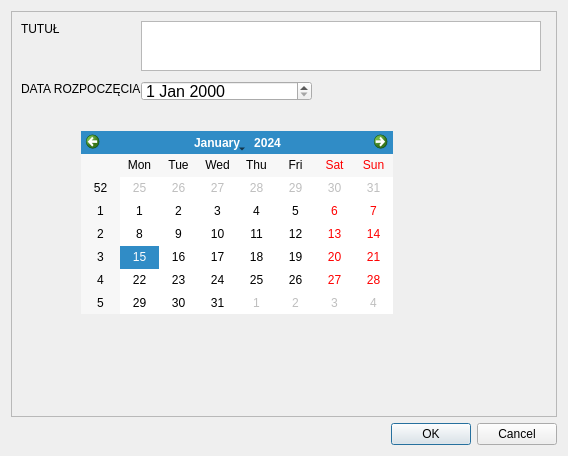
<?xml version="1.0" encoding="UTF-8"?>
<ui version="4.0">
 <class>Dialog</class>
 <widget class="QDialog" name="Dialog">
  <property name="geometry">
   <rect>
    <x>0</x>
    <y>0</y>
    <width>568</width>
    <height>456</height>
   </rect>
  </property>
  <property name="windowTitle">
   <string>Dialog</string>
  </property>
  <layout class="QGridLayout" name="gridLayout">
   <item row="0" column="0">
    <widget class="QFrame" name="frame">
     <property name="frameShape">
      <enum>QFrame::StyledPanel</enum>
     </property>
     <property name="frameShadow">
      <enum>QFrame::Raised</enum>
     </property>
     <widget class="QLabel" name="label">
      <property name="geometry">
       <rect>
        <x>10</x>
        <y>10</y>
        <width>120</width>
        <height>16</height>
       </rect>
      </property>
      <property name="minimumSize">
       <size>
        <width>120</width>
        <height>0</height>
       </size>
      </property>
      <property name="maximumSize">
       <size>
        <width>120</width>
        <height>16777215</height>
       </size>
      </property>
      <property name="font">
       <font>
        <pointsize>9</pointsize>
       </font>
      </property>
      <property name="text">
       <string>TUTUŁ</string>
      </property>
     </widget>
     <widget class="QTextEdit" name="textEdit_2">
      <property name="geometry">
       <rect>
        <x>130</x>
        <y>10</y>
        <width>400</width>
        <height>50</height>
       </rect>
      </property>
      <property name="maximumSize">
       <size>
        <width>400</width>
        <height>50</height>
       </size>
      </property>
     </widget>
     <widget class="QLabel" name="label_2">
      <property name="geometry">
       <rect>
        <x>10</x>
        <y>70</y>
        <width>120</width>
        <height>16</height>
       </rect>
      </property>
      <property name="minimumSize">
       <size>
        <width>120</width>
        <height>0</height>
       </size>
      </property>
      <property name="maximumSize">
       <size>
        <width>120</width>
        <height>16777215</height>
       </size>
      </property>
      <property name="font">
       <font>
        <pointsize>9</pointsize>
       </font>
      </property>
      <property name="text">
       <string>DATA ROZPOCZĘCIA</string>
      </property>
     </widget>
     <widget class="QDateEdit" name="dateEdit">
      <property name="geometry">
       <rect>
        <x>130</x>
        <y>70</y>
        <width>171</width>
        <height>20</height>
       </rect>
      </property>
      <property name="maximumSize">
       <size>
        <width>200</width>
        <height>20</height>
       </size>
      </property>
      <property name="font">
       <font>
        <pointsize>12</pointsize>
       </font>
      </property>
     </widget>
     <widget class="QCalendarWidget" name="calendarWidget">
      <property name="geometry">
       <rect>
        <x>70</x>
        <y>120</y>
        <width>312</width>
        <height>183</height>
       </rect>
      </property>
     </widget>
    </widget>
   </item>
   <item row="1" column="0">
    <widget class="QDialogButtonBox" name="buttonBox">
     <property name="orientation">
      <enum>Qt::Horizontal</enum>
     </property>
     <property name="standardButtons">
      <set>QDialogButtonBox::Cancel|QDialogButtonBox::Ok</set>
     </property>
    </widget>
   </item>
  </layout>
 </widget>
 <resources/>
 <connections>
  <connection>
   <sender>buttonBox</sender>
   <signal>accepted()</signal>
   <receiver>Dialog</receiver>
   <slot>accept()</slot>
   <hints>
    <hint type="sourcelabel">
     <x>248</x>
     <y>254</y>
    </hint>
    <hint type="destinationlabel">
     <x>157</x>
     <y>274</y>
    </hint>
   </hints>
  </connection>
  <connection>
   <sender>buttonBox</sender>
   <signal>rejected()</signal>
   <receiver>Dialog</receiver>
   <slot>reject()</slot>
   <hints>
    <hint type="sourcelabel">
     <x>316</x>
     <y>260</y>
    </hint>
    <hint type="destinationlabel">
     <x>286</x>
     <y>274</y>
    </hint>
   </hints>
  </connection>
 </connections>
</ui>
